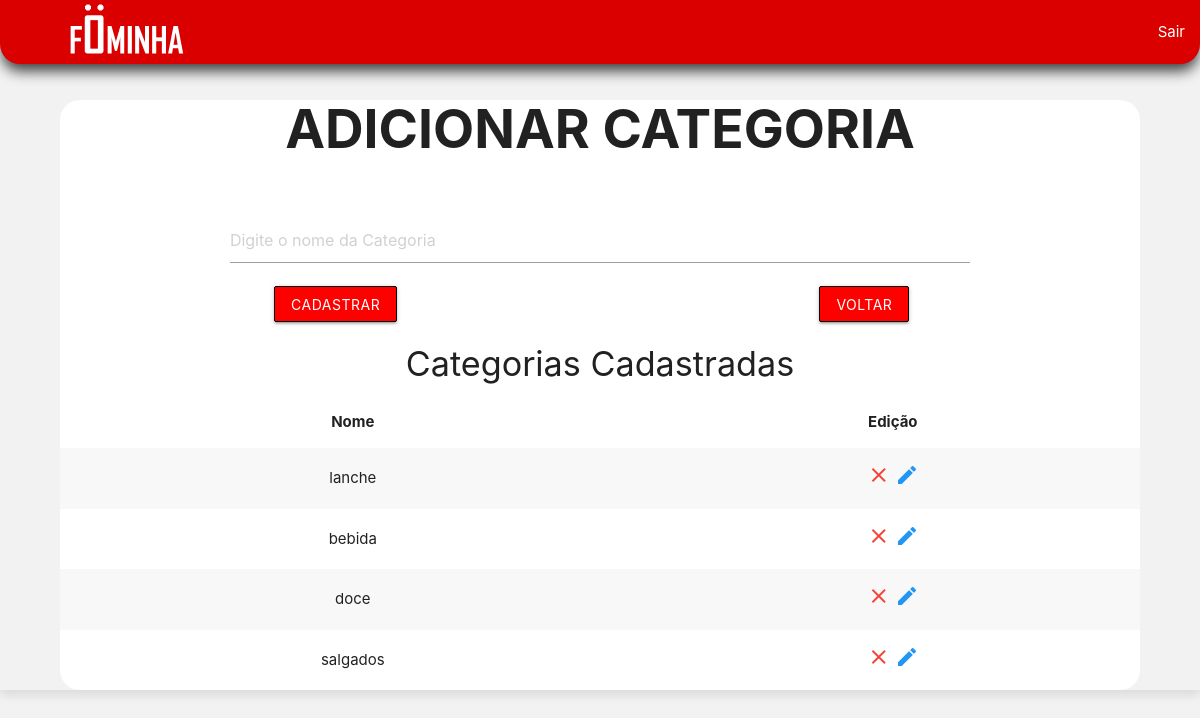
The page /admin/adicionarCategoria/categoria.php (signed in) on the database its author committed.
### tables this page shows
CREATE TABLE `categorias` (
  `cat_id` int(11) NOT NULL,
  `cat_nome` varchar(255) NOT NULL,
  `status` int(11) NOT NULL
);

### admin/adicionarCategoria/select.php (the view, shortened to what this page needs)
<?php
include '../conexao.php';
$sth = $pdo->prepare("SELECT * FROM categorias");
$sth->execute();
?>
<table class="striped centered">
<thead>
    <tr>
        <th> Nome </th>
        <th> Edição </th>
        </tr>
        </thead>
    <?php
    foreach ($sth as $res) {
        extract($res); ?>
          <tr>
            <td><?= $cat_nome ?></td>
            <td>
            <a class="modal-trigger" href="#modal1"><i class='material-icons red-text'> clear </i></a>
                <a href="editar.php?id=<?= $cat_id ?>"><i class="material-icons blue-text">edit</i></a></a>
            </td>
            </tr>
    <?php
    }
    ?>
</table>

### admin/adicionarCategoria/categoria.php (style rules this page uses)
a { text-decoration: none; color: white; }

### rows shown on the page
categorias: cat_nome "lanche"
categorias: cat_nome "bebida"
categorias: cat_nome "doce"
categorias: cat_nome "salgados"
